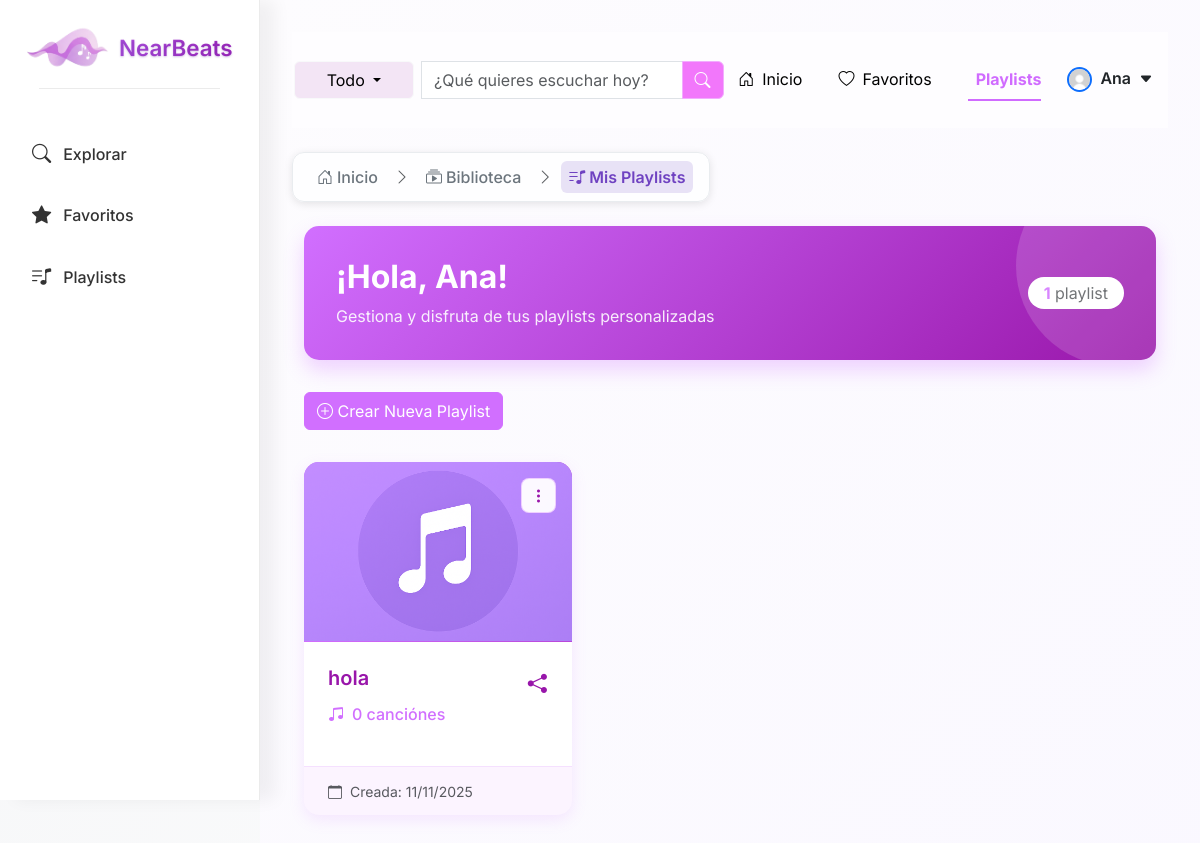
The app's page /playlists/ (signed in) with its own data.
### usuarios/models.py (models this page shows, shortened)
class Usuario(AbstractBaseUser, PermissionsMixin):
    ROLES = (
        ('Artista', 'Artista'),
        ('Oyente', 'Oyente'),
    )
    email = models.EmailField(unique=True)             # User's email (unique identifier)
    nombre = models.CharField(max_length=100)          # User's name
    rol = models.CharField(max_length=10, choices=ROLES)  # User role: Artista or Oyente
    is_active = models.BooleanField(default=True)      # Can the user log in?
    is_staff = models.BooleanField(default=False)      # Can access Django admin?
    objects = UsuarioManager()                         # Link to custom manager
    USERNAME_FIELD = 'email'                           # Use email as login identifier
    REQUIRED_FIELDS = ['nombre', 'rol']                # Fields required when creating a superuser

### library/models.py (models this page shows, shortened)
class Playlist(models.Model):
    name = models.CharField(max_length=255)
    description = models.TextField(blank=True)
    user = models.ForeignKey(
        settings.AUTH_USER_MODEL,
        on_delete=models.CASCADE,
        related_name="playlists"
    )
    songs = models.ManyToManyField('Song', through='PlaylistSong', related_name='playlists')
    cover_image = models.ImageField(
        upload_to='playlist_covers/',
        blank=True,
        null=True,
        help_text="Portada personalizada de la playlist"
    )
    created_at = models.DateTimeField(auto_now_add=True)
    updated_at = models.DateTimeField(auto_now=True)
    class Meta:
        ordering = ['-created_at']
        unique_together = ['name', 'user']

### library/views.py (the view)
# urls.py: path('playlists/', libraryViews.playlists, name='playlists'),
@login_required
def playlists(request):
    user_playlists = Playlist.objects.filter(user=request.user).prefetch_related('songs')
    return render(request, 'playlists.html', {'playlists': user_playlists})

### main/views.py (called while the page is built)
def suggested_songs_context(request):
    try:
        ids = list(Song.objects.values_list('id', flat=True))
        if not ids:
            return {'suggested_songs': []}
        sample_ids = random.sample(ids, min(3, len(ids)))
        qs = Song.objects.filter(id__in=sample_ids)
        result = []
        for s in qs:
            result.append({
                'id': s.id,
                'title': s.title,
                'artist': s.artist_name,
                'cover': s.cover_image.url if s.cover_image else None,
            })
        return {'suggested_songs': result}
    except Exception:
        return {'suggested_songs': []}

### library/templates/playlists.html (shortened to what this page needs)
{% extends "base_library.html" %}
{% load static %}
{% block extra_css %}
  <link rel="stylesheet" href="{% static 'css/style_viewplaylists.css' %}?v=1">
{% endblock %}
{% block content %}
<div class="container-fluid">
    <div class="user-banner">
        <div class="row align-items-center">
            <div class="col-md-8">
                <h2>¡Hola, {{ request.user.nombre|default:"Usuario" }}!</h2>
                <p>Gestiona y disfruta de tus playlists personalizadas</p>
            </div>
            <div class="col-md-4 text-md-end">
                <div class="d-inline-block bg-white rounded-pill px-3 py-1">
                    <span class="text-purple fw-bold" style="color: var(--primary-purple) !important;">{{ playlists|length }}</span>
                    <span class="text-muted"> playlist{{ playlists|length|pluralize:"s" }}</span>
                </div>
            </div>
        </div>
    </div>
    <div class="action-buttons">
        <a href="{% url 'create_playlist' %}" class="btn btn-primary">
            <i class="bi bi-plus-circle"></i> Crear Nueva Playlist
        </a>
    </div>
    <div class="row">
        {% if playlists %}
            {% for playlist in playlists %}
            <div class="col-md-6 col-lg-4 mb-4">
                <div class="card playlist-card h-100">
                    <div class="playlist-actions">
                        <div class="dropdown">
                            <button class="dropdown-toggle" type="button" data-bs-toggle="dropdown" aria-expanded="false"
                                    onclick="event.preventDefault(); event.stopPropagation();">
                                <i class="bi bi-three-dots-vertical"></i>
                            </button>
                        </div>
                    </div>
                    <a href="{% url 'playlist_detail' playlist.id %}" class="playlist-link">
                        {% if playlist.cover_image %}
                            <img src="{{ playlist.cover_image.url }}" alt="{{ playlist.name }}" class="playlist-cover">
                        {% else %}
                            <div class="playlist-cover playlist-cover-default">
                                <img src="{% static 'images/sin_portada.png' %}" alt="{{ playlist.name }}" class="playlist-cover">
                            </div>
                        {% endif %}
                        <div class="card-body">
                            <div class="d-flex justify-content-between">
                                <h5 class="card-title">{{ playlist.name }}</h5>
                                <button class="btn btn-link p-0 share-btn"
                                        onclick="event.stopPropagation(); event.preventDefault(); share_playlist('{{ playlist.id }}');"
                                        title="Compartir playlist">
                                    <i class="bi bi-share-fill" style="font-size: 1.2rem; color: #9816AA; "></i>
                                </button>
                            </div>
                            <p class="card-text">
                                <span class="song-count">
                                    <i class="bi bi-music-note-beamed"></i>
                                    {{ playlist.songs.count }} canción{{ playlist.songs.count|pluralize:"es" }}
                                </span>
                            </p>
                        </div>
                        <div class="card-footer text-muted">
                            <small><i class="bi bi-calendar me-1"></i> Creada: {{ playlist.created_at|date:"d/m/Y" }}</small>
                        </div>
                    </a>
                </div>
            </div>
            {% endfor %}
        {% endif %}
    </div>
</div>
{% endblock %}

### main/templates/main/main_navbar.html (shortened to what this page needs)
{% load static %}
<nav class="main-navbar d-flex justify-content-between align-items-center {% if request.resolver_match.url_name in 'see_library,upload_songs,favorites,playlists,playlist_detail,add_song_to_playlist' %}library-navbar{% endif %}" style="padding-left: 2px;">
    {% if request.resolver_match.url_name != 'upload_songs' and request.resolver_match.url_name != 'login' and request.resolver_match.url_name != 'register' %}
    <form class="d-flex align-items-center w-50 form-search" method="GET" action="{% url 'buscar' %}">
    <div class="input-group position-relative">
            <div class="btn-group me-2">
                <button type="button" class="btn btn-light dropdown-toggle" data-bs-toggle="dropdown"
                    aria-expanded="false" id="dropdownFiltro" style="background-color: #f3e5f5; min-width: 120px;">
                    <span id="filtroSeleccionado">
                        {% if filterOption == "titulo" %}Título
                        {% elif filterOption == "artista" %}Artista
                        {% elif filterOption == "genero" %}Género
                        {% elif filterOption == "año_publicacion" %}Año de Publicación
                        {% elif filterOption == "emocion" %}Emoción
                        {% else %}Todo{% endif %}
                    </span>
                </button>
            </div>
            <input type="search" class="form-control" name="q" id="busqueda" placeholder="¿Qué quieres escuchar hoy?"
                value="{{ searchTerm }}" autocomplete="off">
            <button type="submit" class="btn btn-search" aria-label="Buscar">
                <i class="bi bi-search" aria-hidden="true"></i>
            </button>
        </div>
    </form>
    {% else %}
    <div class="w-40"></div>
    {% endif %}
     <ul class="nav justify-content-end nav-underline nav-underlinem align-items-center w-50">
    <li class="nav-item nav-itemm nav-itemmHome">
        <a class="nav-link nav-linkm {% if request.resolver_match.url_name == 'home' %}active{% endif %}"
            aria-current="page" href="{% url 'home' %}">
            <i class="bi bi-house-door me-2"></i>Inicio
        </a>
    </li>
        {% if user.is_authenticated %}
    <li class="nav-item nav-itemm">
        <a class="nav-link nav-linkm {% if request.resolver_match.url_name == 'favorites' %}active{% endif %}"
           href="{% url 'favorites' %}">
            <i class="bi bi-heart me-2"></i>Favoritos
        </a>
    </li>
    <li class="nav-item nav-itemm">
        <a class="nav-link nav-linkm {% if request.resolver_match.url_name == 'playlists' %}active{% endif %}"
           href="{% url 'playlists' %}">
            Playlists
        </a>
    </li>
<li class="nav-item dropdown">
    <a class="nav-link d-flex align-items-center profile-toggle text-dark" href="#" id="userDropdown"
        role="button" data-bs-toggle="dropdown" aria-expanded="false" style="text-decoration: none;">
        <img src="{% static 'images/default_profile.jpeg' %}" alt="Foto de perfil"
            class="rounded-circle border border-2 border-primary"
            style="width: 25px; height: 25px; object-fit: cover;">
        <div class="d-none d-md-flex flex-column align-items-start ms-2">
            <span class="fw-semibold" style="line-height: 1.2;">{{ user.nombre }}</span>
        </div>
        <i class="bi bi-caret-down-fill ms-2 small"></i>
    </a>
</li>
        {% endif %}
    </ul>
</nav>
{% if request.resolver_match.url_name != 'upload_songs' and request.resolver_match.url_name != 'login' and request.resolver_match.url_name != 'register' %}
{% if canciones %}
<div class="row mt-4 justify-content-center">
    {% if most_listened_artist != None %}
    <div class="col-auto d-flex flex-column align-items-center">
        <button type="button" class="btn btn_m_artist">Artista más
        escuchado de esta categoria</button>
        <div class="card mb-3" style="max-width: 540px;">
            <div class="row g-0">
                <div class="col-md-4">
                <img src="{{ artist_photo.url }}" class="img-fluid
                rounded-start" alt="Foto de perfil de artista">
                </div>
                <div class="col-md-8">
                    <div class="card-body">
                        <h5 class="card-title">{{most_listened_artist}}</h5>
                        <p class="card-text">Número de reproducciones: {{ cant_reproductions }}.</p>
                    </div>
                </div>
            </div>
        </div>
    </div>
    {% endif %}
    {% for song in canciones %}
    <div class="col-12 mb-4 d-flex justify-content-center">
        <div class="card shadow-sm w-75" style="min-height: 180px;">
            <div class="row g-0 align-items-center">
                <div class="col-auto">
                    {% if song.cover_image %}
                    <img src="{{ song.cover_image.url }}" alt="{{ song.title }}"
                        style="width: 180px; height: 120px; object-fit: cover; margin: 10px; border-radius: 10px;">
                    {% else %}
                    <img src="{% static 'images/sin_portada.png' %}" alt="Sin imagen"
                        style="width: 180px; height: 120px; object-fit: cover; margin: 10px; border-radius: 10px;">
                    {% endif %}
                </div>
                <div class="col ps-3">
                    <div class="card-body">
                        <h5 class="card-title mb-2">{{ song.title }}</h5>
                        <p class="card-text text-muted mb-2">{{ song.artist_name }}</p>
                        {% if song.audio_file %}
                        <audio controls controlslist="nodownload" oncontextmenu="return false;" style="width: 100%;">
                            <source src="{{ song.audio_file.url }}" type="audio/mpeg">
                            Tu navegador no soporta audio.
                        </audio>
                        {% else %}
                        <small class="text-muted">Audio no disponible</small>
                        {% endif %}
                    </div>
                </div>
            </div>
        </div>
    </div>
    {% endfor %}
</div>
{% else %}
<br>
{% endif %}
{% endif %}

### library/static/css/style_BaseLibrary.css (style rules this page uses)
* { box-sizing: border-box; }
body { background: linear-gradient(135deg, #f3f4f6, #ffffff); margin: 0; font-family: 'Inter', sans-serif; overflow-x: hidden; }
body { padding-bottom: 100px; }

### main/static/main/css/estilo.css (style rules this page uses)
.main-navbar { background-color: rgb(152, 22, 170); height: 12vh; padding: 20px 15px; }
.library-navbar { background-color: #fefdff !important; }
.library-navbar .nav-linkm.active { color: #d06bff !important; }
.nav-linkm { color: black; font-size:medium; }
.nav-itemm { margin-left: 10px; margin-right: 10px; }
.btn-search { background-color: rgb(242, 119, 251); border-color: #F3ACFF; color: #fff; transition: background-color 0.3s ease, box-shadow 0.3s ease; }
.form-control { transition: box-shadow 0.3s ease, border-color 0.3s ease; }

### library/static/css/style_viewplaylists.css (style rules this page uses)
:root { --primary-purple: #d16fff; --light-purple: #e19cff; --dark-purple: #9916aa; --accent-purple: #c14dff; --background-light: #fdf7ff; --card-hover: #f8f0ff; }
body { background-color: var(--background-light); }
.user-banner { background: linear-gradient(135deg, var(--primary-purple), var(--dark-purple)); color: white; border-radius: 15px; padding: 2rem; margin-bottom: 2rem; box-shadow: 0 10px 20px rgba(209, 111, 255, 0.3); position: relative; overflow: hidden; }
.user-banner::before { content: ""; position: absolute; top: 0; right: 0; width: 200px; height: 200px; background: rgba(255, 255, 255, 0.15); border-radius: 50%; transform: translate(30%, -30%); }
.user-banner h2 { font-weight: 700; margin-bottom: 0.5rem; }
.user-banner p { opacity: 0.9; margin-bottom: 0; }
.btn-primary { background-color: var(--primary-purple); border-color: var(--primary-purple); }
.playlist-card { border: none; border-radius: 15px; box-shadow: 0 5px 15px rgba(209, 111, 255, 0.15); transition: all 0.3s ease; overflow: hidden; background: white; position: relative; }
.playlist-card .card-body { padding: 1.5rem; }
.playlist-card .card-title { color: var(--dark-purple); font-weight: 600; margin-bottom: 0.75rem; padding-right: 50px; }
.playlist-card .card-text { color: #262627; margin-bottom: 1rem; }
.playlist-card .card-footer { background-color: rgba(209, 111, 255, 0.08); border-top: 1px solid rgba(209, 111, 255, 0.15); padding: 0.75rem 1.5rem; }
.playlist-cover { width: 100%; height: 180px; object-fit: cover; border-bottom: 1px solid rgba(209, 111, 255, 0.15); }
.playlist-cover-default { background: linear-gradient(135deg, var(--primary-purple), var(--dark-purple)); display: flex; align-items: center; justify-content: center; color: white; font-size: 3rem; border-bottom: 1px solid rgba(209, 111, 255, 0.15); }
.playlist-actions { position: absolute; top: 1rem; right: 1rem; z-index: 20; }
.playlist-actions .dropdown-toggle { background: rgba(255, 255, 255, 0.95); border: 1px solid rgba(209, 111, 255, 0.3); border-radius: 8px; width: 35px; height: 35px; display: flex; align-items: center; justify-content: center; color: var(--dark-purple); transition: all 0.2s ease; cursor: pointer; z-index: 25; }
.playlist-actions .dropdown-toggle::after { display: none; }
.playlist-link { text-decoration: none; color: inherit; display: block; height: 100%; cursor: pointer; }
.action-buttons { display: flex; gap: 1rem; flex-wrap: wrap; margin-bottom: 2rem; }
.song-count { display: inline-flex; align-items: center; gap: 0.5rem; color: var(--primary-purple); font-weight: 500; }

### records on screen
Usuario: nombre "Ana", user.nombre "Ana"
Playlist: name "hola", songs.count "0", created_at "11/11/2025"

### other values on screen
{{ playlists|length }} "1"
